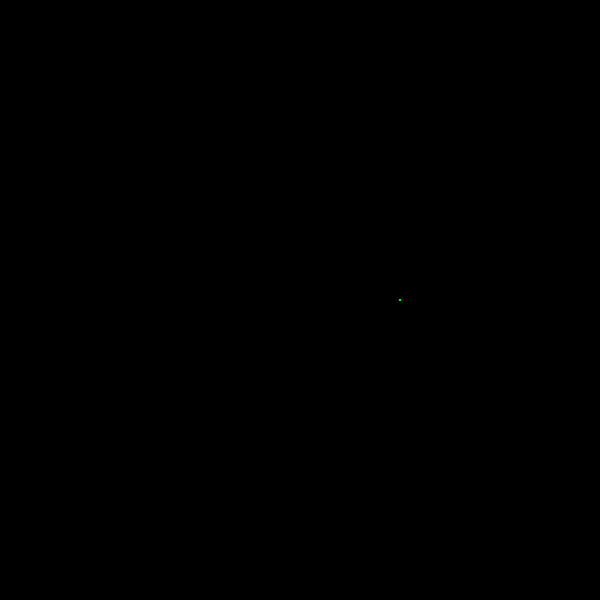
Frame 1 (no input)
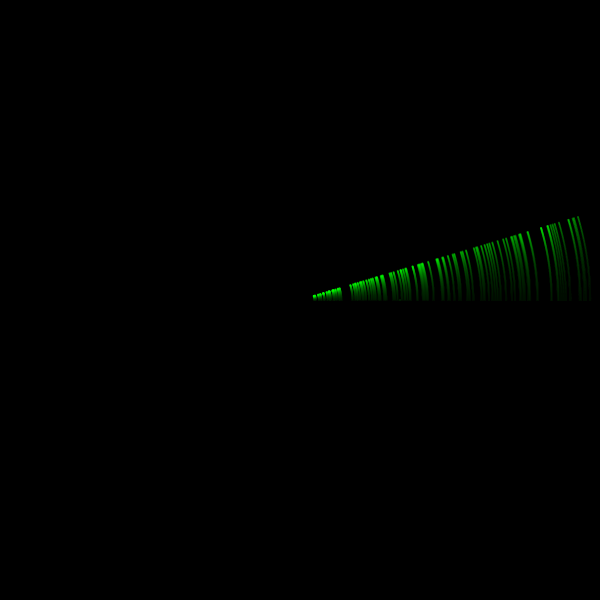
Frame 60 (the mouse pressed at the canvas centre just before this capture)
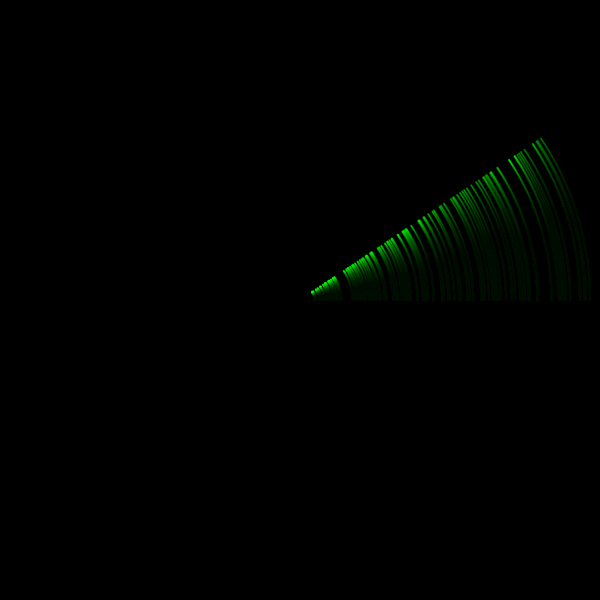
Frame 120 (the mouse held since frame 60 and released just before this capture)

The Processing sketch that drew these frames (run headless with seeded random() and noise(); from frame 60 on, the mouse is pressed at the canvas centre):

// Processing sketch: hw5_rotationTest
// ── hw5_rotationTest.pde
int num = 100;
ball [] barray = new ball[num];

void setup() {
  size(600, 600);
  background(0);
  for (int i = 0; i< num; i++) {
    barray[i] = new ball();
     barray[i].radius = random(10,300);
  }
}

void draw() {
  fill(0, 10);
  rect (0, 0, width, height);
  fill (0,255,0,100);
  noStroke();
  for (int i = 0; i< num; i++) {
   
    barray[i].render();
    barray[i].rota();
  }
}


// ── ball.pde
class ball {
  float x;
  float y;
  float sz;
  float a;
  float theta;
  float radius = 100;

  ball() {
    x = width/1.5;
    y = height/2;
    sz = 2;
  }

  void render() {
    ellipse(x, y, sz, sz);
  }

  void move() {
    x++;
  }

  void rota() {

    //float theta = PI/180*8+ speed/180;
    
    x = width/2 + radius*cos(theta);
    y = height/2 - radius*sin(theta);
     
    theta+=0.005;
  }
}

//length
//w/2 + rcos(theta);
//
//h/2 + rsin(theta);
//
//change theta
//
//remember theta is in radians. change 
//{PI/180*sz
